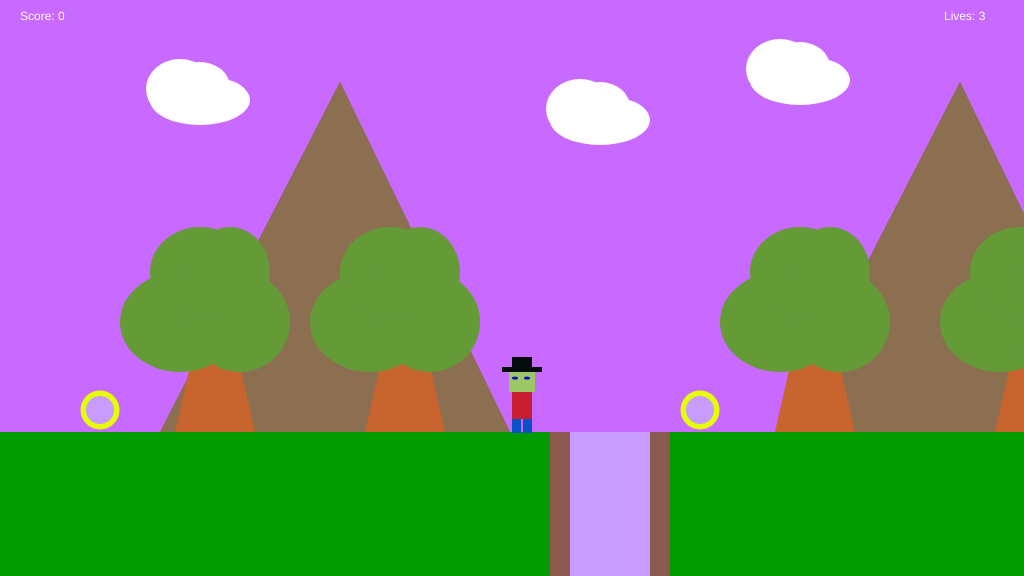
Frame 1 (no input)
Frame 60 (no input): identical to frame 1, image omitted
Frame 120 (the mouse pressed at the canvas centre since frame 60): identical to frame 1, image omitted

The p5.js sketch that drew this single still picture (run headless with seeded random() and noise() and a simulated clock; from frame 60 on, the mouse is pressed at the canvas centre):

// p5.js sketch
// ── sketch.js
var gameChar_x;
var gameChar_y;
var floorPos_y;
var isLeft = false;
var isRight = false;
var isFalling = false;
var isPlummeting = false;
var collectable;
var trees_x;
var clouds;
var mountains;
var cameraPosx;
var limitWorldLeft; //Variable used to limit the world on the left side
var limitWorldRight; //Variable	used to	limit the world	on the right
var game_score;
var flagpole;
var lives;
var isDead = false;

function setup() {
  createCanvas(1024, 576);
  floorPos_y = (height * 3) / 4;
  lives = 3;
  startGame();
}


function draw() {
  ///////////DRAWING CODE//////////

  cameraPosx = gameChar_x - width /2;

  // DRAW THE SKY
  background(200, 105, 255);

  // DRAW THE GROUND
  noStroke();
  fill(0, 155, 0);
  rect(0, floorPos_y, width, height - floorPos_y);

  // CAMERA MOVEMENTS

  if (isRight && !isPlummeting && cameraPosx < limitWorldRight - width) {
    cameraPosx += 3;
  }

  if (isLeft && !isPlummeting && cameraPosx > limitWorldLeft) {
    cameraPosx -= 3;
  }

  push();
  translate(-cameraPosx, 0);

  // MOUNTAINS HERE //
  drawMountains();

  // TREES HERE //
  drawTrees();

  // CLOUDS HERE //
  drawClouds();

  // CANYONS HERE //
  for (i = 0; i < canyons.length; i++) {
    drawCanyon(canyons[i]);
  // FALLING INTO THE CANYON INTERACTION
    checkCanyon(canyons[i]);
  }

  // COLLECTABLES HERE //
  for (i = 0; i < collectables.length; i++) {
    // DRAW THE COLLECTABLE IF NOT FOUND
    if (!collectables[i].isFound) {
      drawCollectable(collectables[i]);
      // COLLECT COLLECTABLES
      checkCollectable(collectables[i]);
    }
  }
  drawFlagpole();
  drawGameCharacter();
  pop();

  //CHECK GAME OVER OR LEVEL COMPLETE
  if(flagpole.isReached == true){
    push()
    strokeWeight(3)
    stroke(10)
    fill(20,200,20)
    text("Level complete! Press space to continue", 500, 100)
    pop()
  }
  if(lives<1){
    push()
    strokeWeight(3)
    stroke(10)
    fill(200,20,20)
    text("GAME OVER! Press space to continue", 500, 100)
    pop()
  }
  
  //CHECK THE FLAGPOLE
  if(flagpole.isReached == false){
    checkFlagpole();
  }

  //MINUS ONE LIFE
  checkPlayerDie()

  //SCORE COUNT TEXT
  fill(255);
  noStroke();
  text("Score: " + game_score, 20, 20);

  //LIVES COUNT TEXT
  fill(255);
  noStroke();
  text("Lives: " + lives, width - 80, 20)

  ///////////INTERACTION CODE//////////

  // JUMPING INTERACTION
  if (gameChar_y < floorPos_y) {
    gameChar_y += 3;
    isFalling = true;
  } else if (gameChar_y >= floorPos_y) {
    isFalling = false;
  }

  // PLUMMETING INTERACTION
  if (isPlummeting == true) {
    gameChar_y += 5;
    isFalling = true;
    if(gameChar_y > floorPos_y +250){
      isDead = true;
    }
  }
}

function keyPressed() {
  // if statements to control the animation of the character when
  // keys are pressed.
  if (keyCode == 65) {
    isLeft = true;
  } else if (keyCode == 68) {
    isRight = true;
  } else if (keyCode == 32 && isFalling == false) {
    gameChar_y -= 130;
  }

  //RESET GAME AFTER GAME OVER OR WINNING
  if(flagpole.isReached ==true && keyCode == 32 || lives < 1 && keyCode == 32){
    startGame();
    isPlummeting == false
    lives = 3
  }

 
}

function keyReleased() {
  // if statements to control the animation of the character when
  // keys are released.
  if (keyCode == 65) {
    isLeft = false;
  } else if (keyCode == 68) {
    isRight = false;
  }
}

function drawGameCharacter() {
  if (isLeft && isFalling) {
    // add your jumping-left code
    // HEAD
    fill(5, 10, 10);
    rect(gameChar_x - 10, gameChar_y - 65, 40, 5);
    rect(gameChar_x, gameChar_y - 75, 20, 15);
    fill(155, 200, 100);
    rect(gameChar_x - 3, gameChar_y - 60, 26, 20);
    // EYE
    fill(10, 10, 200);
    ellipse(gameChar_x + 3, gameChar_y - 54, 6, 3);
    // BODY
    fill(200, 30, 50);
    rect(gameChar_x, gameChar_y - 40, 20, 27);
    // FEET
    fill(10, 80, 200);
    beginShape();
    vertex(gameChar_x + 1, gameChar_y - 13);
    vertex(gameChar_x + 18, gameChar_y - 13);
    vertex(gameChar_x + 10, gameChar_y - 3);
    vertex(gameChar_x + 18, gameChar_y + 3);
    vertex(gameChar_x + 10, gameChar_y + 7);
    vertex(gameChar_x - 1, gameChar_y - 3);
    vertex(gameChar_x + 1, gameChar_y - 13);
    endShape();
    gameChar_x -= 3;
  } else if (isRight && isFalling) {
    // add your jumping-right code
    // HEAD
    fill(5, 10, 10);
    rect(gameChar_x - 10, gameChar_y - 65, 40, 5);
    rect(gameChar_x, gameChar_y - 75, 20, 15);
    fill(155, 200, 100);
    rect(gameChar_x - 3, gameChar_y - 60, 26, 20);

    // EYE
    fill(10, 10, 200);
    ellipse(gameChar_x + 15, gameChar_y - 54, 6, 3);

    // BODY
    fill(200, 30, 50);
    rect(gameChar_x, gameChar_y - 40, 20, 27);

    // FEET
    fill(10, 80, 200);
    beginShape();
    vertex(gameChar_x + 20, gameChar_y - 13);
    vertex(gameChar_x + 2, gameChar_y - 13);
    vertex(gameChar_x + 10, gameChar_y - 3);
    vertex(gameChar_x + 2, gameChar_y + 3);
    vertex(gameChar_x + 10, gameChar_y + 7);
    vertex(gameChar_x + 22, gameChar_y - 3);
    vertex(gameChar_x + 20, gameChar_y - 13);
    endShape();
    gameChar_x += 3;
  } else if (isLeft) {
    // add your walking left code
    // HEAD
    fill(5, 10, 10);
    rect(gameChar_x - 10, gameChar_y - 65, 40, 5);
    rect(gameChar_x, gameChar_y - 75, 20, 15);
    fill(155, 200, 100);
    rect(gameChar_x - 3, gameChar_y - 60, 26, 20);
    // EYE
    fill(10, 10, 200);
    ellipse(gameChar_x + 3, gameChar_y - 54, 6, 3);
    // BODY
    fill(200, 30, 50);
    rect(gameChar_x, gameChar_y - 40, 20, 27);
    // FEET
    fill(10, 80, 200);
    rect(gameChar_x + 3, gameChar_y - 13, 15, 13);
    gameChar_x -= 3;
  } else if (isRight) {
    // add your walking right code
    // HEAD
    fill(5, 10, 10);
    rect(gameChar_x - 10, gameChar_y - 65, 40, 5);
    rect(gameChar_x, gameChar_y - 75, 20, 15);
    fill(155, 200, 100);
    rect(gameChar_x - 3, gameChar_y - 60, 26, 20);

    // EYE
    fill(10, 10, 200);
    ellipse(gameChar_x + 15, gameChar_y - 54, 6, 3);

    // BODY
    fill(200, 30, 50);
    rect(gameChar_x, gameChar_y - 40, 20, 27);

    // FEET
    fill(10, 80, 200);
    rect(gameChar_x + 3, gameChar_y - 13, 15, 13);
    gameChar_x += 3;
  } else if (isFalling || isPlummeting) {
    // add your jumping facing forwards code
    // HEAD
    fill(5, 10, 10);
    rect(gameChar_x - 10, gameChar_y - 65, 40, 5);
    rect(gameChar_x, gameChar_y - 75, 20, 15);
    fill(155, 200, 100);
    rect(gameChar_x - 3, gameChar_y - 60, 26, 20);

    // EYE
    fill(10, 10, 200);
    ellipse(gameChar_x + 3, gameChar_y - 54, 6, 3);

    fill(10, 10, 200);
    ellipse(gameChar_x + 15, gameChar_y - 54, 6, 3);

    // BODY
    fill(200, 30, 50);
    rect(gameChar_x, gameChar_y - 40, 20, 30);

    // FEET
    fill(10, 80, 200);
    beginShape();
    vertex(gameChar_x + 1, gameChar_y - 13);
    vertex(gameChar_x - 10, gameChar_y + 3);
    vertex(gameChar_x - 3, gameChar_y + 7);
    vertex(gameChar_x + 13, gameChar_y - 13);
    endShape();
    beginShape();
    vertex(gameChar_x + 20, gameChar_y - 13);
    vertex(gameChar_x + 30, gameChar_y + 3);
    vertex(gameChar_x + 23, gameChar_y + 7);
    vertex(gameChar_x + 7, gameChar_y - 13);
    endShape();
  } else {
    // add your standing front facing code
    // HEAD
    fill(5, 10, 10);
    rect(gameChar_x - 10, gameChar_y - 65, 40, 5);
    rect(gameChar_x, gameChar_y - 75, 20, 15);
    fill(155, 200, 100);
    rect(gameChar_x - 3, gameChar_y - 60, 26, 20);

    // EYES
    fill(10, 10, 200);
    ellipse(gameChar_x + 3, gameChar_y - 54, 6, 3);

    fill(10, 10, 200);
    ellipse(gameChar_x + 15, gameChar_y - 54, 6, 3);

    // BODY
    fill(200, 30, 50);
    rect(gameChar_x, gameChar_y - 40, 20, 27);

    // FEET;
    fill(10, 80, 200);
    rect(gameChar_x, gameChar_y - 13, 9, 14);
    rect(gameChar_x + 11, gameChar_y - 13, 9, 14);
  }
}
function drawClouds() {
  for (i = 0; i < clouds.length; i++) {
    fill(255, 255, 255);
    ellipse(clouds[i].x_pos, clouds[i].y_pos, 100, 50);
    ellipse(clouds[i].x_pos - 20, clouds[i].y_pos - 11, 68, 60);
    ellipse(clouds[i].x_pos, clouds[i].y_pos - 13, 60, 50);
  }
}

function drawTrees() {
  for (i = 0; i < trees_x.length; i++) {
    fill(200, 100, 45);
    quad(
      trees_x[i],
      treePos_y,
      trees_x[i] + 30,
      treePos_y,
      trees_x[i] + 55,
      treePos_y + 110,
      trees_x[i] - 25,
      treePos_y + 110
    );
    fill(100, 155, 55);
    ellipse(trees_x[i] - 20, treePos_y, 120, 100);
    ellipse(trees_x[i] + 40, treePos_y, 100, 100);
    ellipse(trees_x[i], treePos_y - 50, 100, 90);
    ellipse(trees_x[i] + 30, treePos_y - 50, 80, 90);
  }
}

function drawMountains() {
  for (i = 0; i < 2; i++) {
    fill(140, 110, 80);
    triangle(
      mountains[i].x_pos,
      mountains[i].y_pos,
      mountains[i].x_pos + 180,
      mountains[i].y_pos - 350,
      mountains[i].x_pos + 350,
      mountains[i].y_pos
    );
    fill(140, 110, 80);
    triangle(
      mountains[i].x_pos,
      mountains[i].y_pos,
      mountains[i].x_pos + 180,
      mountains[i].y_pos - 350,
      mountains[i].x_pos + 350,
      mountains[i].y_pos
    );
  }
}

function drawCanyon(t_canyon) {
  fill(200, 155, 255);
  rect(t_canyon.x_pos, 432, t_canyon.width, 800);
  fill(140, 90, 80);
  rect(t_canyon.x_pos - 20, 432, 20, 800);
  fill(140, 90, 80);
  rect(t_canyon.x_pos + 80, 432, 20, 800);
}

function checkCanyon(t_canyon) {
  if (
    gameChar_x > t_canyon.x_pos &&
    gameChar_x < t_canyon.x_pos + (t_canyon.width - 35) &&
    isFalling == false
  ) {
    isPlummeting = true;
  }
}

function drawCollectable(t_collectable) {
  if (t_collectable.isFound == false) {
    fill(230, 255, 0);
    ellipse(t_collectable.x_pos, t_collectable.y_pos, t_collectable.size);
    fill(200, 155, 255);
    ellipse(t_collectable.x_pos, t_collectable.y_pos, 28);
  }
}

function checkCollectable(t_collectable) {
  if (
    dist(gameChar_x, gameChar_y, t_collectable.x_pos, t_collectable.y_pos) <
      t_collectable.size
  ) {
    t_collectable.isFound = true;
    game_score += 1;
    console.log("Got one!");
  }
}

function drawFlagpole(){
  push()
  strokeWeight(10);
  stroke(255);
  line(flagpole.x_pos, floorPos_y -3, flagpole.x_pos, floorPos_y - 260);
  fill(200,20,20);
  noStroke()
  if(flagpole.isReached == true){
    rect(flagpole.x_pos, floorPos_y -260, 50, 50)
  }else{
    rect(flagpole.x_pos, floorPos_y - 50, 50, 50)
  }
  pop()
}

function checkFlagpole(){
  var d = abs(gameChar_x - flagpole.x_pos)
  if(d < 10){
    flagpole.isReached = true;
  }
}

function checkPlayerDie(){
  if(isDead){
    lives -= 1;
    if(lives > 0){
      isPlummeting = false
      startGame()
    }else{
      lives = 0
    }
    isDead = false;
  }
}

function startGame(){
  gameChar_x = width / 2;
  gameChar_y = floorPos_y;
  canyons = [
    { x_pos: 570, width: 100 },
    { x_pos: 1370, width: 100 },
  ];
  collectables = [
    { x_pos: 700, y_pos: 410, size: 39, isFound: false },
    { x_pos: 1300, y_pos: 410, size: 39, isFound: false },
    { x_pos: 100, y_pos: 410, size: 39, isFound: false },
  ];
  trees_x = [200, 390, 800, 1020, 1500];
  treePos_y = height / 2 + 34;
  clouds = [
    { x_pos: 600, y_pos: 120 },
    { x_pos: 200, y_pos: 100 },
    { x_pos: 800, y_pos: 80 },
    { x_pos: 1280, y_pos: 100 },
    { x_pos: 1500, y_pos: 90 },
  ];
  mountains = [
    { x_pos: 160, y_pos: 432 },
    { x_pos: 780, y_pos: 432 },
  ];
  cameraPosx = 0;
  limitWorldRight = 1900;
  limitWorldLeft = 0;
  game_score = 0;
  flagpole = {isReached:false, x_pos: 1700}
}
